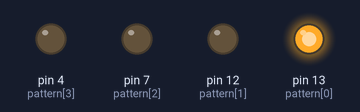
A sketch run on a simulated Arduino Uno, built with avr-gcc and run on an emulated ATmega328P. Shown: output pins drawn as LEDs (lit = HIGH).

Above: at 0.02 s.
At 0.72 s:
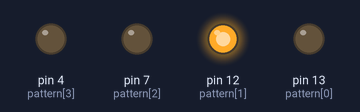
At 1.47 s:
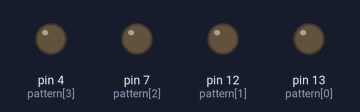
At 2.22 s:
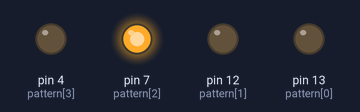
At 2.92 s:
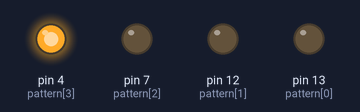
Timing chart, 0 to 3.2 s (numbered marks = the images above):
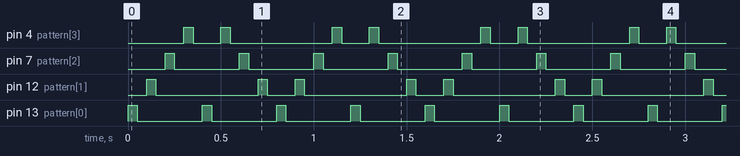

The sketch:

twinkle.ino.ino
```cpp
void setup() {
  //set up pin for each note
  pinMode(13, OUTPUT); //first note "twinkle"
  pinMode(12, OUTPUT); //second note "twinkle"
  pinMode(7, OUTPUT); //third note "little"
  pinMode(4, OUTPUT); //fourth note "star"
}

void loop() {

  //array for the pattern
  //which pins(LEDs) turn on in sequence
  int pattern [] = {13, 12, 7, 4, 13, 4, 7, 12};

  for (int count = 0; count < 8; count++){
   //pattern[count] gives me the note in pattern
   //i counted to by now
    digitalWrite(pattern[count], HIGH);
    delay(50);
    digitalWrite(pattern[count], LOW);
    delay(50);
  }

}
```

Measured:
- by itself, pin 4 (pattern[3]): repeats every 0.80 s: LOW 0.15 s, HIGH 0.05 s, LOW 0.55 s, HIGH 0.05 s
- by itself, pin 7 (pattern[2]), pin 13 (pattern[0]): alternates HIGH for 0.05 s and LOW for 0.35 s
- by itself, pin 12 (pattern[1]): repeats every 0.80 s: LOW 0.55 s, HIGH 0.05 s, LOW 0.15 s, HIGH 0.05 s
